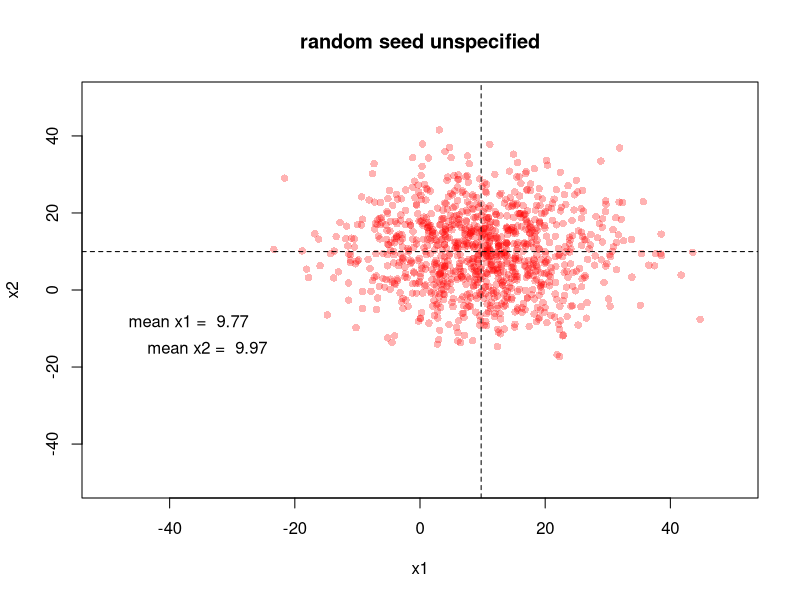
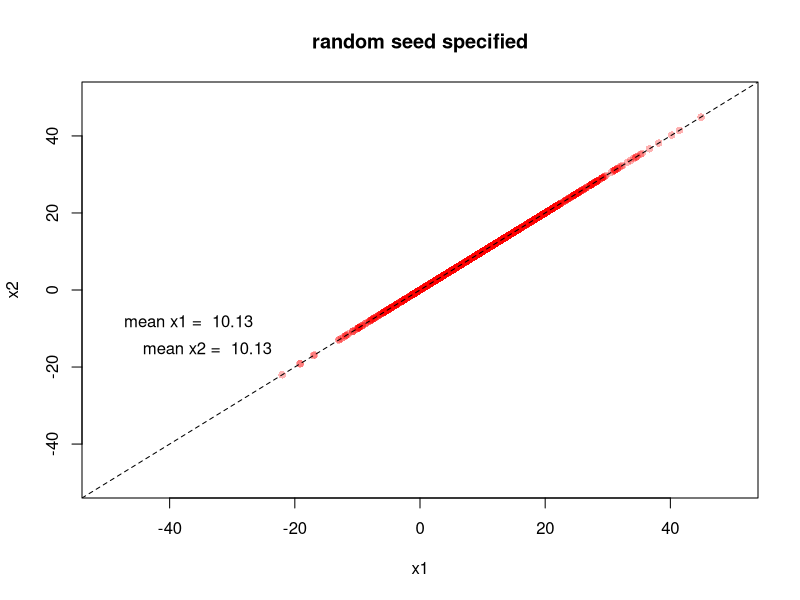
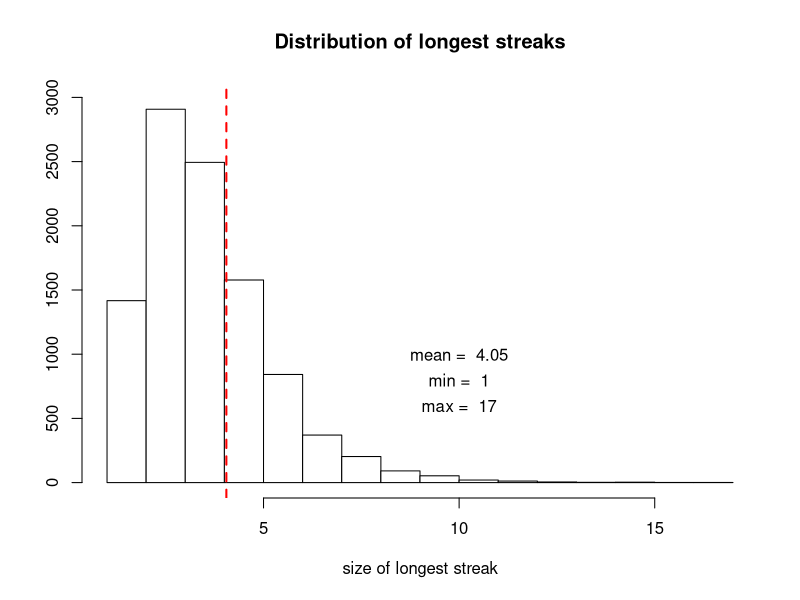
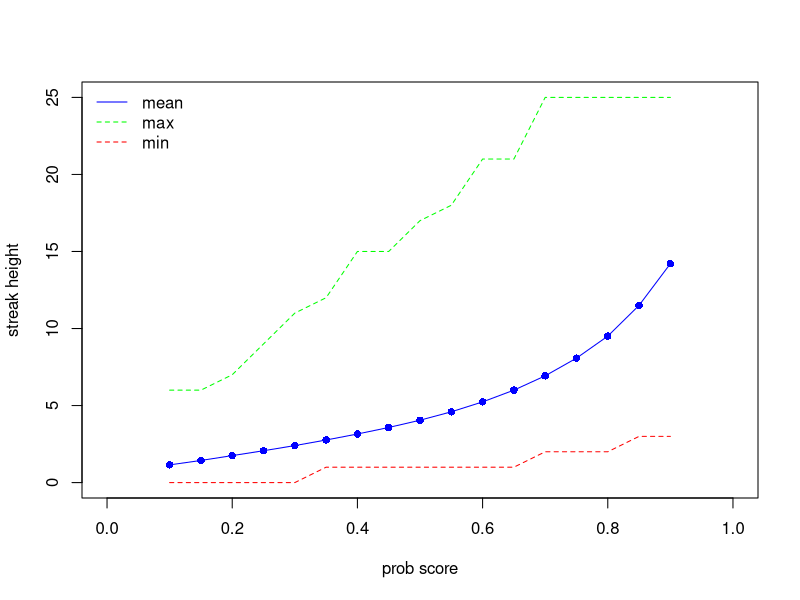

Source code (R) for these figures, in order:
## ----------------------------------------------------------------------------------
x1 = rnorm(1000, 10, 10)
x2 = rnorm(1000, 10, 10)
plot(x1, x2, main = "random seed unspecified", pch = 16, xlim = c(-50,50), ylim = c(-50,50), col = rgb(1,0,0,.3))
abline(v = mean(x1), lty=2)
abline(h = mean(x2), lty=2)
text(-37, -8, paste("mean x1 = ", round(mean(x1), 2)))
text(-34, -15, paste("mean x2 = ", round(mean(x2), 2)))


## ----------------------------------------------------------------------------------
set.seed(2021)
x1 = rnorm(1000, 10, 10)
set.seed(2021)
x2 = rnorm(1000, 10, 10)
plot(x1, x2, main = "random seed specified", pch = 16, xlim = c(-50,50), ylim = c(-50,50), col = rgb(1,0,0,.3))
abline(a = 0, b = 1, lty=2)
text(-37, -8, paste("mean x1 = ", round(mean(x1), 2)))
text(-34, -15, paste("mean x2 = ", round(mean(x2), 2)))


## ----------------------------------------------------------------------------------
simulate_player = function(p) {
  return(unlist(rbinom(25, 1, p)))
}

count_sequence = function(l) {
  streaks = list()
  
  for (i in 1:length(l)) {
    streak = 0
    for (j in i:length(l)) {
      if (l[j] == 0) {
        break
      }
      streak = streak + 1
    }
    streaks[[i]] = streak
  }
  
  return(max(unlist(streaks)))
}


## ----------------------------------------------------------------------------------
x = c()
set.seed(2021)
for (i in 1:10000) {
  x[i] = count_sequence(simulate_player(.5))
  
}
hist(x, col = "white", main = "Distribution of longest streaks", xlab = "size of longest streak", ylab = "", ylim = c(0,3000))
# axis(2, at = c(500, 1500, 2500), labels = c(500, 1500, 2500))
abline(v = mean(x), lty = 2, lwd = 2, col = "red")
text(10, 1000, paste("mean = ", round(mean(x), 2)))
text(10, 800, paste("min = ", min(x)))
text(10, 600, paste("max = ", max(x)))


## ----------------------------------------------------------------------------------
pHit = replicate(16,.1)
for (i in 2:17) {
  pHit[i] = pHit[i - 1] + .05
}

means = c()
maxes = c()
mins = c()
s = c()
for (i in 1:length(pHit)) {
  set.seed(2021)
  for (j in 1:10000) {
    s[j] = count_sequence(simulate_player(pHit[i]))
  }
  means[i] = mean(s)
  maxes[i] = max(s)
  mins[i] = min(s)
}
plot(pHit, means, ylim = c(0,25), xlim = c(0.0, 1.0), col = "blue", type = "o", pch = 16, xlab = "prob score", ylab = "streak height")
points(pHit, maxes, col = "green", type = "l", pch = 16, lty = 2)
points(pHit, mins, col = "red", type = "l", pch = 16, lty = 2)
legend("topleft", legend = c("mean", "max", "min"), lty = c(1, 2, 2), col = c("blue", "green", "red"), bty = "n")

